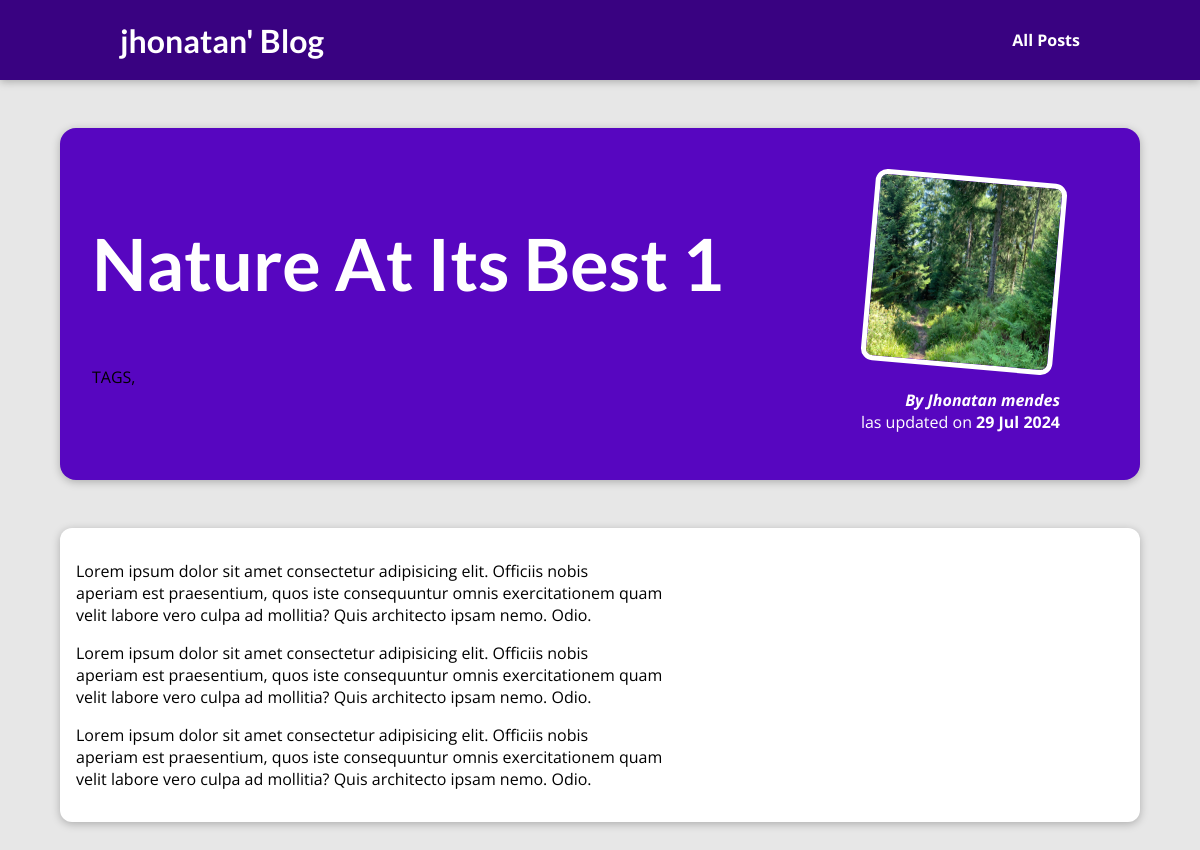
The page /posts/nature-at-its-best on the database its author committed.
### blog/models.py (models this page shows, shortened)
class Post(models.Model):
    title = models.CharField(max_length=200)
    excerpt= models.TextField()
    image_name = models.CharField(max_length=200)
    date = models.DateTimeField(auto_now=False)
    slug = models.SlugField(unique=True)
    content = models.TextField(MinLengthValidator(10) )
    caption = models.ManyToManyField(Tag, null=True, blank=True)
    author = models.ForeignKey(Author,null=True, on_delete=models.SET_NULL, related_name="posts")

class Author(models.Model):
    first_name = models.CharField(max_length=200)
    last_name = models.CharField(max_length=200)
    email = models.EmailField( null=True)
    def full_name(self):
        return f"{self.first_name} {self.last_name}"
    def __str__(self):
        return  self.full_name()

### blog/views.py (the view)
# urls.py: path("posts/<slug:slug>", views.post_detail, name="post-detail-page"),
def post_detail(request, slug):
    identified_post = get_object_or_404(Post, slug=slug)
    return render(request, 'blog/post-detail.html', {"post": identified_post})

### blog/templates/blog/post-detail.html (shortened to what this page needs)
{% extends 'base.html' %}
{% load static %}
{% block css_files  %}
<link rel="stylesheet" href="{% static 'blog/post-detail.css' %}">
{% endblock %}
{% block content  %}
<section id="summary">
    <h2>{{post.title}}</h2>
    <div>
        TAGS,
    </div>
    <article>
        <img src=" {% static 'blog/images/'|add:post.image_name %}" alt="{{post.title}}">
        <address>By <a  href="mailto:{{post.author.email}}">{{post.author}} </a>  </address>
        las updated on  <time>{{ post.date|date:" d M Y" }}</time>
    </article>
</section>
<main>
    {{post.content|linebreaks }}
</main>
{% endblock %}

### static/app.css (style rules this page uses)
* { box-sizing: border-box; }
html { font-family: 'Open Sans', 'Lato', sans-serif; }
body { margin: 0; }
h1, h2, h3 { font-family: 'Lato', sans-serif; font-weight: bold; }

### blog/static/blog/post-detail.css (style rules this page uses)
body { background-color: #e7e7e7; }
#summary { margin: 8rem auto 3rem auto; padding: 2rem; width: 90%; max-width: 90rem; border-radius: 16px; background-color: #5706c0; position: relative; box-shadow: 0 2px 8px rgba(0, 0, 0, 0.25); height: 22rem; }
#summary h2 { color: white; font-size: 4.5rem; margin-bottom: 0.25; }
#summary article { position: absolute; top: 2rem; right: 3rem; padding: 1rem 2rem; border-radius: 12px; text-align: right; color: white; }
#summary article img { width: 12rem; height: 12rem; border-radius: 12px; transform: rotateZ(5deg); border: 5px solid white; margin-bottom: 1rem; }
#summary address { font-weight: bold; }
#summary time { font-weight: bold; }
#summary a { color: white; text-decoration: none; }
main { width: 90%; max-width: 90rem; margin: 3rem auto; background-color: white; padding: 1rem; border-radius: 12px; box-shadow: 0 2px 8px rgba(0, 0, 0, 0.25); }

### rows shown on the page
Post: title "Nature At Its Best 1", image_name (picture), author "Jhonatan mendes", date "29 Jul 2024", content "Lorem ipsum dolor sit amet consectetur adipisicing elit. Officiis nobis aperiam est praesentium, quos iste consequuntur omnis exercitationem quam velit labore vero culpa ad mollitia? Quis architecto ipsam nemo. Odio. Lorem ipsum dolor sit amet consectetur adipisicing elit. Officiis nobis aperiam est praesentium, quos iste consequuntur omnis exercitationem quam velit labore vero culpa ad mollitia? Quis architecto ipsam nemo. Odio. Lorem ipsum dolor sit amet consectetur adipisicing elit. Officiis nobis aperiam est praesentium, quos iste consequuntur omnis exercitationem quam velit labore vero culpa ad mollitia? Quis architecto ipsam nemo. Odio."
